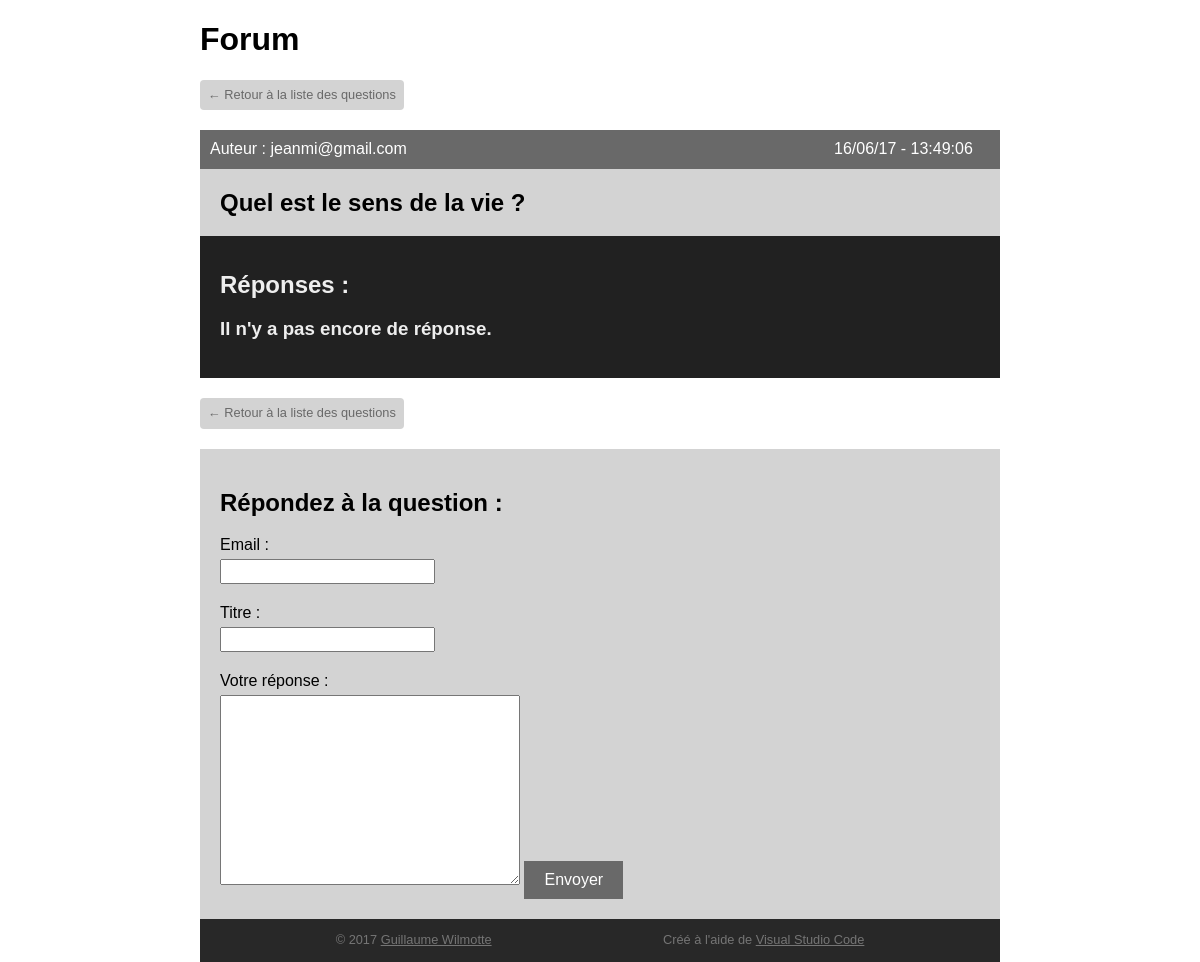
The page /question-1.html on the database its author committed.
### tables this page shows
CREATE TABLE `questions` (
  `id_questions` int(10) UNSIGNED NOT NULL,
  `titre` varchar(42) DEFAULT NULL,
  `mail` varchar(42) DEFAULT NULL,
  `date` timestamp NOT NULL DEFAULT CURRENT_TIMESTAMP
);

### includes/reponses.php (the view, shortened to what this page needs)
<?php
   $sql = "SELECT * FROM questions WHERE id_questions =".$_GET['question'];
   $q_question = $connect -> query($sql);
   $nb_questions = $q_question -> num_rows;
  $sql = "SELECT * FROM reponses WHERE id_questions =".$_GET['question'];
  $q_reponses = $connect -> query($sql);
  $nb_reponses = $q_reponses -> num_rows;
?>
  <main>
    <a href="index.php" id="return-btn">&larr; Retour à la liste des questions</a>
    <?php if ( isset($nb_questions) AND $nb_questions > 0 ) :
        while ( $row = $q_question -> fetch_object() ) : ?>
    <div class="question-infos">
      <p>Auteur :
        <?php echo $row -> mail ?>
      </p>
      <time>
        <?php echo date('d/m/y - H:i:s',strtotime($row -> date)); ?>
      </time>
    </div>
    <h2 class="question-title"><?php echo $row -> titre ?></h2>
    <section id="reponses">
      <h2>Réponses :</h2>
      <?php if ( isset($nb_reponses) AND $nb_reponses > 0 ) :
        while ($row = $q_reponses -> fetch_object() ) :?>
        <div class="reponse">
          <div class="reponse-infos">
            <p><?php echo $row -> mail ?></p>
            <time><?php echo date('d/m/y - H:i:s',strtotime($row -> date)); ?></time>
          </div>
          <div class="reponse-content">
            <h3><?php echo $row -> titre ?></h3>
            <?php echo $row -> texte ?>
          </div>
        </div>
      <?php
        endwhile;
        else : ?>
          <h3 id="no-reponse">Il n'y a pas encore de réponse.</h3>
      <?php endif;
      endwhile;
    endif; ?>
    </section>
    <a href="index.php" id="return-btn">&larr; Retour à la liste des questions</a>
    <?php include('insert_reponse.php') ?>
  </main>

### style/css/style.css (style rules this page uses)
html { line-height: 1.15; -ms-text-size-adjust: 100%; -webkit-text-size-adjust: 100%; }
body { margin: 0; }
article, aside, footer, header, nav, section { display: block; }
figcaption, figure, main { display: block; }
a { background-color: transparent; -webkit-text-decoration-skip: objects; }
* { -webkit-box-sizing: border-box; box-sizing: border-box; }
body { font-family: arial; max-width: 800px; margin: 0 auto; }
.question-title { background: lightgrey; margin: 0; padding: 20px; }
.question-infos { display: -webkit-box; display: -webkit-flex; display: -ms-flexbox; display: flex; background: dimgrey; color: white; padding: 10px; }
.question-infos p { margin: 0; width: 80%; }
#return-btn { display: inline-block; background: lightgrey; color: dimgrey; padding: 8px; font-size: .8rem; text-decoration: none; border-radius: 4px; margin-bottom: 20px; }
#reponses { background: #212121; padding: 20px; margin-bottom: 20px; }
#reponses > h2 { color: #EEE; margin: 15px 0; }
#no-reponse { color: #EEE; }

### rows shown on the page
questions: mail "jeanmi@gmail.com", date "16/06/17 - 13:49:06", titre "Quel est le sens de la vie ?"
